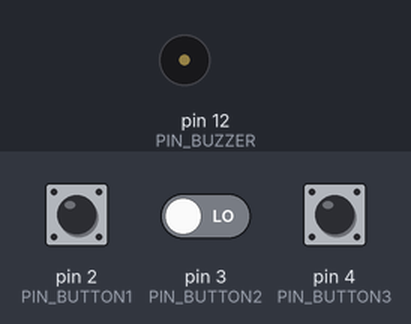
Simulated run of this program. Board: Arduino Uno, built with avr-gcc and run on an emulated ATmega328P. Shown: buzzer (waves = sounding). Inputs (shaded band) come from the test bench; at power-on: pin 2 (PIN_BUTTON1) LOW, pin 3 (PIN_BUTTON2) LOW, pin 4 (PIN_BUTTON3) LOW. What the program prints to the serial monitor is not drawn.

Above: at 1.2 s.
1.3 s: pin 2 (PIN_BUTTON1) pulled HIGH for 0.15 s
At 2.1 s:
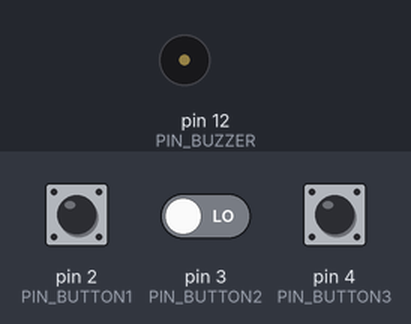
2.9 s: pin 2 (PIN_BUTTON1) driven HIGH and pin 3 (PIN_BUTTON2) driven HIGH
At 3.9 s:
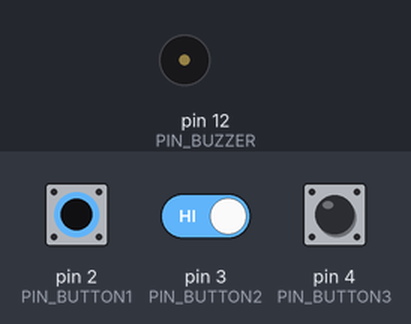
Timing chart, 0 to 11.9 s (numbered marks = the images above; inputs shaded):
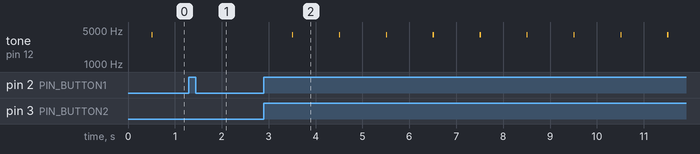

The program:

main.cpp
```cpp
#include <main.h>

#define DEBOUNCE_TIME 50

static protimer_t protimer;
static uint8_t process_bouncing_button_pad_value(uint8_t pad_val);


void setup() {
  Serial.begin(115200);
  //display_init();
  Serial.println("Productive Timer Application");
  Serial.println("============================");

  pinMode(PIN_BUTTON1, INPUT);
  pinMode(PIN_BUTTON2, INPUT);
  pinMode(PIN_BUTTON3, INPUT);
  pinMode(PIN_BUZZER, OUTPUT);
  protimer_init(&protimer);
}

void loop() {
  uint8_t bt_1, bt_2, bt_3, btn_pad_value;
  protimer_user_event_t usr_event;
  static uint32_t current_time = millis();
  static protimer_tick_event_t tck_event;

  //1.read the button pad status
  bt_1 = digitalRead(PIN_BUTTON1);
  bt_2 = digitalRead(PIN_BUTTON2);
  bt_3 = digitalRead(PIN_BUTTON3);
  btn_pad_value = ((bt_1<<2)|(bt_2<<1)|(bt_3));
  /*software button de-bouncing*/
  btn_pad_value = process_bouncing_button_pad_value(btn_pad_value);

  //2.make an event
  if(btn_pad_value){
    if(btn_pad_value == BTN_PAD_VALUE_INC_TIME){
      usr_event.super.sig = INC_TIME;
    }else if(btn_pad_value == BTN_PAD_VALUE_DEC_TIME){
      usr_event.super.sig = DEC_TIME;
    }else if(btn_pad_value == BTN_PAD_VALUE_SP){
      usr_event.super.sig = START_PAUSE;
    }else if(btn_pad_value == BTN_PAD_VALUE_ABRT){
      usr_event.super.sig = ABRT;
    }

    //3.send it to event dispatcher
    protimer_event_dispatcher(&protimer, &usr_event.super);
  }

  // 4.dispatch the time tick event for every 100ms
  if(millis() - current_time >=100){
    current_time = millis();
    tck_event.super.sig = TIME_TICK;

    if(++tck_event.ss > 10){
      tck_event.ss = 1;
    }
    protimer_event_dispatcher(&protimer, &tck_event.super);
  }

}


static uint8_t process_bouncing_button_pad_value(uint8_t btn_pad_value){
  // check button each 50ms or 70ms
  static button_state_t btn_sm_state = NOT_PRESSED;
  static uint32_t curr_time = millis();

  switch (btn_sm_state){
    case NOT_PRESSED:{
      if(btn_pad_value){
        btn_sm_state = BOUNCE;
        curr_time = millis();
      }
      break;
    }
    case BOUNCE:{
      if(millis() - curr_time >= DEBOUNCE_TIME){
        if(btn_pad_value){
          btn_sm_state = PRESSED;
          return btn_pad_value;
        }
        else{
          btn_sm_state = NOT_PRESSED;
        }
      }
      break;
    }
    case PRESSED:{
      if(!btn_pad_value){
        btn_sm_state = BOUNCE;
        curr_time  = millis();
      }
      break;
    }
  }
  return 0;
}

 void do_beep(void){
  tone(PIN_BUZZER, 4000, 25);
}
```

main.h
```cpp
#ifndef MAIN_H
#define MAIN_H
#include <Arduino.h>
#include <stdint.h>

#define PUBLIC
#define PRIVATE static


/*BUTTON PIN DEFINITION*/
#define PIN_BUTTON1 2
#define PIN_BUTTON2 3
#define PIN_BUTTON3 4
#define PIN_BUZZER  12
/*********************************************/
/*
BUTTON PAD THRUTH TABLE
INC DEC S/P
B1  B2  B3  VALUE  SIGNAL
0   0   1   1       START_PAUSE
0   1   0   2       DEC_TIME
1   0   0   4       INC_TIME
1   1   0   6       ABRT
other values        xx
*/
#define BTN_PAD_VALUE_SP        1
#define BTN_PAD_VALUE_DEC_TIME  2
#define BTN_PAD_VALUE_INC_TIME  4
#define BTN_PAD_VALUE_ABRT      6

/* SIGNALS & STATES*/
/*Signal of the Application*/
typedef enum {
    INC_TIME,
    DEC_TIME,
    TIME_TICK,
    START_PAUSE,
    ABRT,
/*internal Activity signals*/
    ENTRY,
    EXIT,
}protimer_signals_t;

/*Various States of the Application*/
typedef enum{
    IDLE,
    TIME_SET,
    COUNTDOWN,
    PAUSE,
    STAT,
}protimer_states_t;
/************************************************/
/*Main application structure*/
typedef struct {
    uint32_t curr_time;
    uint32_t elapsed_time;
    uint32_t pro_time;
    protimer_states_t active_state;
}protimer_t;
/************************************************/
/*EVENTS*/

/*For user generated evetns*/
/* typedef struct{
    uint8_t sig;
}protimer_user_event_t; */

/*For Tick event*/
/* typedef struct {
    uint8_t sig;
    uint8_t ss;   //subsecond
}protimer_tick_event_t; */

/*OR
  Generic (super) event structure*/

typedef struct{
    uint8_t sig;
}event_t;

/*For user generated events*/
typedef struct{
    event_t super;
}protimer_user_event_t;

/*For tick event*/
typedef struct{
    event_t super;
    uint8_t ss;
}protimer_tick_event_t;

typedef enum{
    EVENT_HANDLED,
    EVENT_IGNORED,
    EVENT_TRANSITION,
}event_status_t;

/************************************************/
typedef enum{
    NOT_PRESSED,
    BOUNCE,
    PRESSED,
}button_state_t;

/************************************************/
void protimer_init(protimer_t*mobj);
event_status_t protimer_state_machine(protimer_t* const mobj, event_t const * const e );
void protimer_event_dispatcher(protimer_t* const mobj, event_t const * const e);
void do_beep(void);


#endif
```

protimer_state_match.cpp
```cpp
#include <main.h>
#include <lcd.h>

#define PUBLIC
#define PRIVATE static

PRIVATE event_status_t protimer_state_handler_IDLE(protimer_t * const mobj, event_t const * const e);
PRIVATE event_status_t protimer_state_handler_COUNTDOWN(protimer_t* const mobj, event_t const * const e);
PRIVATE event_status_t protimer_state_handler_TIME_SET(protimer_t* const mobj, event_t const * const e);
PRIVATE event_status_t protimer_state_handler_PAUSE(protimer_t* const mobj, event_t const * const e);
PRIVATE event_status_t protimer_state_handler_STAT(protimer_t* const mobj, event_t const * const e);


void protimer_init(protimer_t* mobj){
    event_t event_enter_action;
    event_enter_action.sig = ENTRY;
    mobj->active_state = IDLE;
    mobj->pro_time = 0;
    protimer_state_machine(mobj, &event_enter_action);
}

void protimer_event_dispatcher(protimer_t* const mobj, event_t const * const e){
    protimer_states_t source, target;     //dummy variable
    event_status_t status;

    source = mobj->active_state;
    status = protimer_state_machine(mobj, e);

    if (status == EVENT_TRANSITION){
      target = mobj->active_state;
      event_t ee;
      //1.run exit action for the source state
      ee.sig = EXIT;
      mobj->active_state = source;
      protimer_state_machine(mobj, &ee);

      //2. run the entry action for the target state
      ee.sig = ENTRY;
      mobj->active_state = target;
      protimer_state_machine(mobj, &ee);
    }
}

event_status_t protimer_state_machine(protimer_t* const mobj, event_t const * const e ){
    switch (mobj->active_state){
        case IDLE:
            return protimer_state_handler_IDLE(mobj, e);
        case TIME_SET:
            return protimer_state_handler_TIME_SET(mobj, e);
        case COUNTDOWN:
            return protimer_state_handler_COUNTDOWN(mobj, e);
        case PAUSE:
            return protimer_state_handler_PAUSE(mobj, e);
        case STAT:
            return protimer_state_handler_STAT(mobj, e);
    } //END of Switch
    return EVENT_IGNORED;
}
PRIVATE event_status_t protimer_state_handler_IDLE(protimer_t* const mobj, event_t const * const e) {
    switch (e->sig){
        case ENTRY:{
            mobj->curr_time = 0;
            mobj->elapsed_time = 0;
            display_time(0);
            display_message("Set",0,0);
            display_message("Time",0,1);
            return EVENT_HANDLED;
        }
        case EXIT:{
            display_clear();
            return EVENT_HANDLED;
        }
        case INC_TIME:{
            mobj->curr_time +=60;
            mobj->active_state = TIME_SET;
            return EVENT_TRANSITION;
        }
        case START_PAUSE:{
            mobj->active_state = STAT;
            return EVENT_TRANSITION;
        }

        case TIME_TICK:{
            if(((protimer_tick_event_t*)(e))->ss == 5){
                do_beep();
                return EVENT_HANDLED;
            }

            return EVENT_IGNORED;
        }
    } //END of Switch
     return EVENT_IGNORED;
}
PRIVATE event_status_t protimer_state_handler_COUNTDOWN(protimer_t* const mobj, event_t const * const e){
    static uint8_t tick_count;
    switch (e->sig){
        case EXIT:{
            mobj->pro_time += mobj->elapsed_time;
            mobj->elapsed_time = 0;
            return EVENT_HANDLED;
        }
        case TIME_TICK:{
            if(++tick_count == 10){        //((protimer_tick_event_t*)(e))->ss == 10
                tick_count = 0;
                --mobj->curr_time;
                ++mobj->elapsed_time;
                display_time(mobj->curr_time);
                if(!mobj->curr_time){
                    mobj->active_state = IDLE;
                    return EVENT_TRANSITION;
                }
                return EVENT_HANDLED;
            }
            return EVENT_IGNORED;
        }
        case START_PAUSE:{
            mobj->active_state = PAUSE;
            return EVENT_TRANSITION;
        }
        case ABRT:{
            mobj->active_state = IDLE;
            return EVENT_TRANSITION;
        }
    }
    return EVENT_IGNORED;
}
PRIVATE event_status_t protimer_state_handler_STAT(protimer_t* const mobj, event_t const * const e){
    static uint8_t tick_count;
    switch (e->sig){
        case ENTRY:{
            display_time(mobj->pro_time);
            display_message("Productive Time",1,1);
            return EVENT_HANDLED;
        }
        case EXIT:{
            display_clear();
            return EVENT_HANDLED;
        }
        case TIME_TICK:{
            if(++tick_count == 30){
                tick_count = 0;
                mobj->active_state = IDLE;
                return EVENT_TRANSITION;
            }
            return EVENT_IGNORED;
        }
    }
    return EVENT_IGNORED;
}
PRIVATE event_status_t protimer_state_handler_TIME_SET(protimer_t* const mobj, event_t const * const e){
    switch (e->sig){
        case ENTRY:{
            display_time(mobj->curr_time);
            return EVENT_HANDLED;
        }
        case EXIT:{
            display_clear();
            return EVENT_HANDLED;
        }
        case INC_TIME:{
            mobj->curr_time += 60;
            display_time(mobj->curr_time);
            return EVENT_HANDLED;
        }
        case DEC_TIME:{
            if(mobj->curr_time >=60){
                mobj->curr_time -=60;
                display_time(mobj->curr_time);
                return EVENT_HANDLED;
            }
            return EVENT_IGNORED;
        }
        case ABRT:{
            mobj->active_state = IDLE;
            return EVENT_TRANSITION;
        }
        case START_PAUSE:{
            if(mobj->curr_time >= 60){
                mobj->active_state =COUNTDOWN;
                return EVENT_TRANSITION;
            }
            return EVENT_IGNORED;
        }
    }
    return EVENT_IGNORED;
}
PRIVATE event_status_t protimer_state_handler_PAUSE(protimer_t* const mobj, event_t const * const e){
    switch (e->sig){
        case ENTRY:{
            display_message("Paused",5,1);
            return  EVENT_HANDLED;
        }
        case EXIT:{
            display_clear();
            return EVENT_HANDLED;
        }
        case INC_TIME:{
            mobj->curr_time += 60;
            mobj->active_state = TIME_SET;
            return EVENT_TRANSITION;
        }
        case DEC_TIME:{
            if(mobj->curr_time >= 60){
                mobj->curr_time-=60;
                mobj->active_state = TIME_SET;
                return EVENT_TRANSITION;
            }
            return EVENT_IGNORED;
        }
        case START_PAUSE:{
            mobj->active_state = COUNTDOWN;
            return EVENT_TRANSITION;
        }
        case ABRT:{
            mobj->active_state = IDLE;
            return EVENT_TRANSITION;
        }
    }
    return EVENT_IGNORED;
}
```

lcd.cpp
```cpp
#include <lcd.h>
#include <LiquidCrystal.h>

LiquidCrystal  lcd(PIN_LCD_RS, PIN_LCD_RW, PIN_LCD_EN, PIN_LCD_D4, PIN_LCD_D5, PIN_LCD_D6, PIN_LCD_D7);

static void lcd_clear(void){
    lcd.clear();
}

void lcd_print_char(char c){
    lcd.print(c);
}

void lcd_scroll_left(void){
    lcd.scrollDisplayLeft();
}

void lcd_scroll_right(void){
    lcd.scrollDisplayRight();
}

void lcd_set_cursor(uint8_t row, uint8_t col){
    lcd.setCursor(col,row);
}

void lcd_no_auto_scroll(void){
    lcd.noAutoscroll();
}

static void lcd_begin(uint8_t row, uint8_t col){
    lcd.begin(col,row);
}

void lcd_move_cursor_R2L(void){
    lcd.rightToLeft();
}

void lcd_move_cursor_L2R(void){
    lcd.leftToRight();
}

void lcd_cursor_off(void){
    lcd.noCursor();
}

void lcd_cursor_blinkoff(void){
    lcd.noBlink();
}

void lcd_insert_number(int val){
    lcd.print(val);
}

void lcd_print_string(String string){
    lcd.print(string);
}


void display_init(void){
    lcd_begin(16,2);
    lcd_clear();
    lcd_move_cursor_L2R();
    lcd_set_cursor(0,0);
    lcd_no_auto_scroll();
    lcd_cursor_off();
}

void display_time(uint32_t time){
    char buf[7];
    String time_msg;

    uint16_t min = time / 60;
    uint8_t  sec = time % 60;
    sprintf(buf, "%03d:%02d", min, sec);
    time_msg = (String)buf;
    lcd_set_cursor(0,6);
    lcd_print_string(time_msg);
}

void display_message(String msg, uint8_t col, uint8_t row){
    lcd_set_cursor(row,col);
    lcd_print_string(msg);
}

void display_clear(void){
    lcd_clear();
}
```

lcd.h
```cpp
#ifndef LCD_H
#define LCD_H

#include <main.h>

/*LCD PIN DEFINITION*/
#define PIN_LCD_RS  5
#define PIN_LCD_RW  6
#define PIN_LCD_EN  7
#define PIN_LCD_D4  8
#define PIN_LCD_D5  9
#define PIN_LCD_D6  10
#define PIN_LCD_D7  11
/*********************************************/


void lcd_print_char(char c);
void lcd_scroll_left(void);
void lcd_scroll_right(void);
void lcd_set_cursor(uint8_t row, uint8_t col);
void lcd_no_auto_scroll(void);

void lcd_move_cursor_R2L(void);
void lcd_move_cursor_L2R(void);
void lcd_cursor_off(void);
void lcd_cursor_blinkoff(void);
void lcd_insert_number(int val);
void lcd_print_string(String string);


void display_init(void);
void display_time(uint32_t time);
void display_message(String msg, uint8_t col, uint8_t row);
void display_clear(void);


#endif
```

Measured:
- after the input at 1.3 s, tone on pin 12 (PIN_BUZZER): stops changing and stays silent
- after the input at 2.9 s, tone on pin 12 (PIN_BUZZER): alternates 4000 Hz for 0.03 s and silent for 0.98 s, starting after 0.60 s
